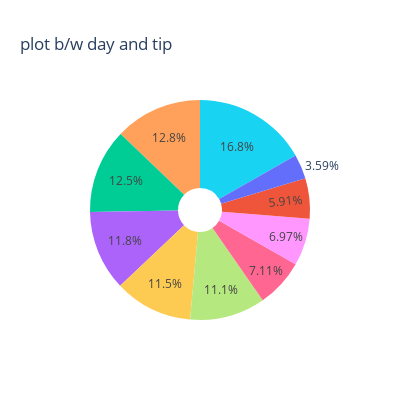

Here is the notebook cell this chart was saved with:
### Code cell
fig = px.pie(tips.head(10), labels= 'day', values='tip',title='plot b/w day and tip',
              color='tip',height=400,width=400, hover_data=['sex'],hole=0.2)
fig.show()

### Figure 1 — Plotly figure (JSON) as saved in the notebook; plotly's stock layout.template omitted (floating-point values rounded to 4 significant figures)
{"data": [{"customdata": [["Female", 1.01], ["Male", 1.66], ["Male", 3.5], ["Male", 3.31], ["Female", 3.61], ["Male", 4.71], ["Male", 2], ["Male", 3.12], ["Male", 1.96], ["Male", 3.23]], "domain": {"x": [0, 1], "y": [0, 1]}, "hole": 0.2, "hovertemplate": "tip=%{customdata[1]}<br>sex=%{customdata[0]}<extra></extra>", "legendgroup": "", "marker": {"colors": ["#636efa", "#EF553B", "#00cc96", "#ab63fa", "#FFA15A", "#19d3f3", "#FF6692", "#B6E880", "#FF97FF", "#FECB52"]}, "name": "", "showlegend": false, "type": "pie", "values": [1.01, 1.66, 3.5, 3.31, 3.61, 4.71, 2, 3.12, 1.96, 3.23]}], "layout": {"height": 400, "legend": {"tracegroupgap": 0}, "title": {"text": "plot b/w day and tip"}, "width": 400}}
